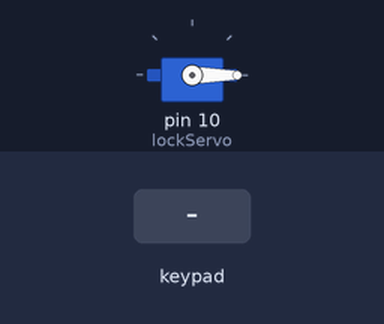
Recording of a sketch running on a simulated Arduino Uno, built with avr-gcc and run on an emulated ATmega328P. Parts: servo. The inputs (shaded band) are chosen by the test bench. What the sketch prints to the serial monitor is not drawn.

Above: at 1.2 s.
1.3 s: keypad keys A B C D pressed 0.4 s apart
At 3.4 s:
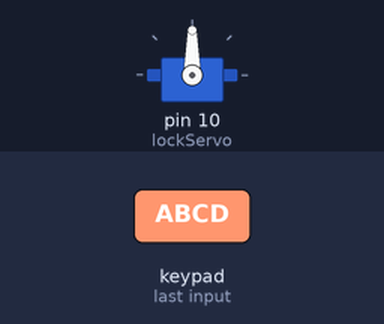
5.9 s: key 'E' pressed
7.4 s: key 'F' pressed
8.9 s: keypad keys A B C D A pressed 0.4 s apart
12.4 s: key 'G' pressed
Timing chart, 0 to 14.9 s (numbered marks = the images above; inputs shaded):
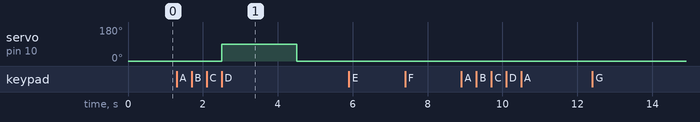

The sketch:

Alphabet_Keypad.ino
```cpp
#include <Servo.h>
#include <Keypad.h>

Servo lockServo;

const int passwordLength = 4;
char correctPassword[passwordLength] = {'A', 'B', 'C', 'D'};  // Updated to use only alphabet keys
char enteredPassword[passwordLength];
int passwordIndex = 0;

const byte ROW_NUM = 4;
const byte COLUMN_NUM = 4;

char keys[ROW_NUM][COLUMN_NUM] = {
  {'A', 'B', 'C', 'D'},
  {'E', 'F', 'G', 'H'},
  {'I', 'J', 'K', 'L'},
  {'M', 'N', 'O', 'P'}
};

byte pin_rows[ROW_NUM] = {9, 8, 7, 6};
byte pin_column[COLUMN_NUM] = {5, 4, 3, 2};

Keypad keypad = Keypad(makeKeymap(keys), pin_rows, pin_column, ROW_NUM, COLUMN_NUM);

void setup() {
  lockServo.attach(10);
  lockServo.write(0); // Initial position, locked
  Serial.begin(9600);
}

void loop() {
  char key = keypad.getKey();

  if (key && isAlphaNumeric(key)) {
    enteredPassword[passwordIndex++] = key;
    Serial.print(key);
  }

  if (passwordIndex == passwordLength) {
    checkPassword();
  }
}

void checkPassword() {
  bool correct = true;
  for (int i = 0; i < passwordLength; i++) {
    if (enteredPassword[i] != correctPassword[i]) {
      correct = false;
      break;
    }
  }

  if (correct) {
    Serial.println("\nPassword correct - Unlocking");
    unlockDoor();
  } else {
    Serial.println("\nIncorrect password - Locking");
    lockDoor();
  }

  passwordIndex = 0;
  memset(enteredPassword, 0, sizeof(enteredPassword));
}

void unlockDoor() {
  lockServo.write(90);
  delay(2000);
  lockServo.write(0);
}

void lockDoor() {
  lockServo.write(0);
  delay(1000);
}
/*
In this version, the keys array now only includes alphabet keys.
  The check inside the loop() function ensures that only alphanumeric keys are considered for the entered password.
  The isAlphaNumeric() function is used to filter out non-alphanumeric keys.

  */
```

KeypadLibrary.cpp
```cpp
#include <Keypad.h>

const byte ROW_NUM = 4; //four rows
const byte COLUMN_NUM = 4; //four columns

char keys[ROW_NUM][COLUMN_NUM] = {
  {'1', '2', '3', 'A'},
  {'4', '5', '6', 'B'},
  {'7', '8', '9', 'C'},
  {'*', '0', '#', 'D'}
};

byte pin_rows[ROW_NUM] = {9, 8, 7, 6}; //connect to the row pinouts of the keypad
byte pin_column[COLUMN_NUM] = {5, 4, 3, 2}; //connect to the column pinouts of the keypad

Keypad keypad = Keypad(makeKeymap(keys), pin_rows, pin_column, ROW_NUM, COLUMN_NUM);

void setup() {
  Serial.begin(9600);
}

void loop() {
  char key = keypad.getKey();

  if (key) {
    Serial.println(key);
  }
}


/* In summary:

The code uses the Keypad library to interface with a 4x4 keypad.
The keypad layout and connection pins are defined.
The program continuously checks for a pressed key in the loop() function.
When a key is pressed, it prints the corresponding character to the Serial Monitor.
Feel free to ask if you have specific questions or if you'd like to make any modifications!
*/
```

Measured:
- after the input at 1.3 s, servo on pin 10 (lockServo): 0° → 90° after 1.2 s, → 0° 2.0 s later
- after the input at 5.9 s, every drawn part: stays the same
- after the input at 7.4 s, every drawn part: stays the same
- after the input at 8.9 s, every drawn part: stays the same
- after the input at 12.4 s, every drawn part: stays the same
